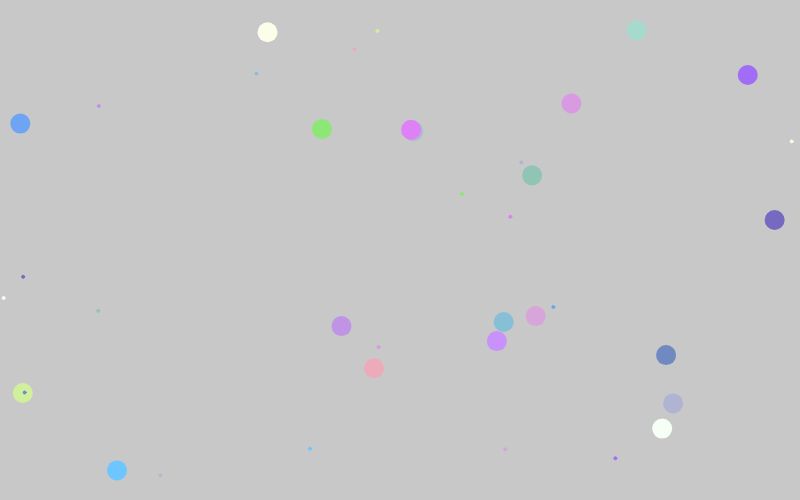
Frame 1 (no input)
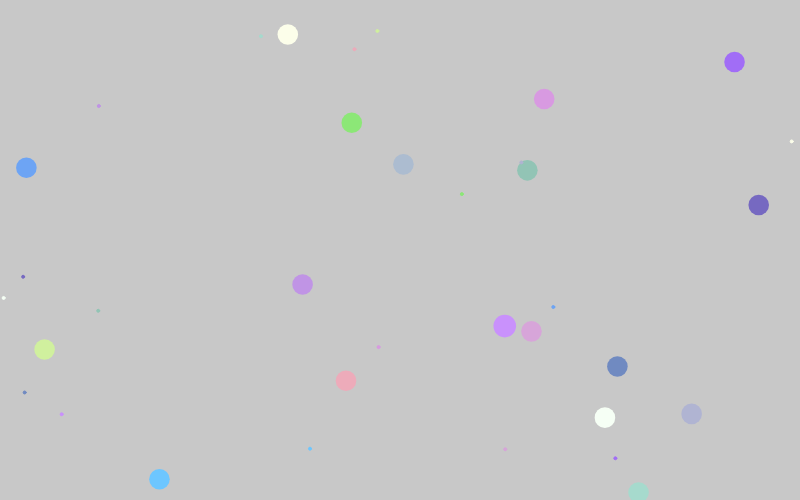
Frame 60 (no input)
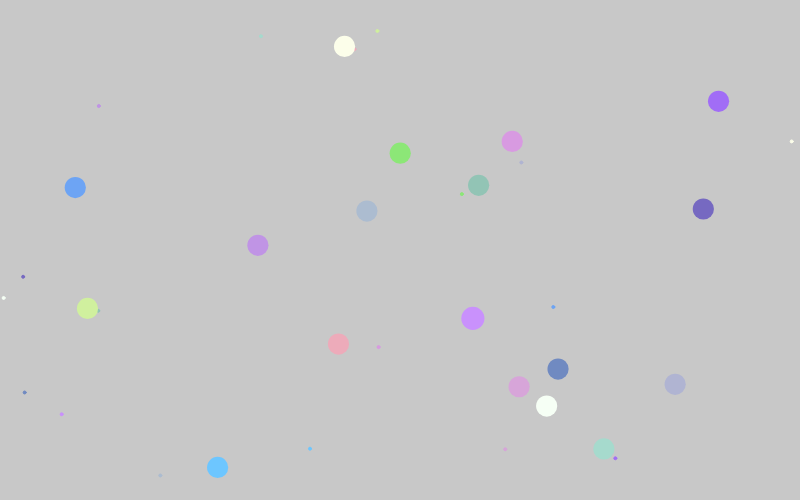
Frame 120 (the mouse pressed at the canvas centre since frame 60)

The p5.js sketch that drew these frames (run headless with seeded random() and noise() and a simulated clock; from frame 60 on, the mouse is pressed at the canvas centre):

// p5.js sketch
// ── sketch.js
// Dan Shipman's Coding Challenges
// 6 Mitosis
// Replicated the mitosis then added steering with drawing to the target
// learned radius is really diameter
//
/***** ***** ***** ***** ***** ***** ***** ***** ***** *****/

var cells;
const dbgLines = false;
const gCellsInit = 20;
const gVel = 0.99; // max velocity
const gAcc = 0.015; // max accelleration
const gRadMax  = 40;
const gRadInit = 20; 

/***** ***** ***** ***** ***** ***** ***** ***** ***** *****/

class Cell {
  constructor (pos, r, c) {
    if (pos) {
      this.pos = pos.copy();
    }
    else {
      this.pos = createVector(random(width), random(height));
    }
    this.c = c || color(random(100,255), random(100,255), random(100,255));
    this.r = r || gRadInit;
    this.vel = createVector(random(-gVel,gVel), random(-gVel,gVel));
    this.acc = createVector(random(-gAcc,gAcc), random(-gAcc,gAcc));
    this.target = createVector(random(width), random(height));
  }
  applyForce(force) {
    this.acc.add(force);
    this.acc.limit(gAcc);
    // add limiters
  }
  seekTarget() {
    let desired = p5.Vector.sub(this.target, this.pos);
    desired.setMag(gVel);
    let steer = p5.Vector.sub(desired, this.vel);
    this.applyForce(steer);
  }
  updateTarget() {
    let taxi = abs(this.target.x-this.pos.x) + abs(this.target.y - this.pos.y);
    if ((taxi*2) < this.r) {
      this.target = createVector(random(width), random(height));
    }
  }
  update() {
    // move
    this.pos.add(this.vel);
    this.seekTarget();
    this.updateTarget();

    // edges
    if (this.pos.x < 0) { this.pos.x += width; }
    if (this.pos.x > width) { this.pos.x -= width; }
    if (this.pos.y < 0) { this.pos.y += height; }
    if (this.pos.y > height) { this.pos.y -= height; }

    // accelerate
    this.vel.add(this.acc);
    this.vel.limit(gVel);

    //this.acc = createVector(random(-gAcc,gAcc), random(-gAcc,gAcc));

    // grow
    if (this.r < 40) { this.r += 0.01; }
  }
  isHit(x,y) {
    return (x > (this.pos.x-this.r) && x < (this.pos.x+this.r)) && 
           (y > (this.pos.y-this.r) && y < (this.pos.y+this.r));
  }
  mitosis() {
    var next = new Cell(this.pos, this.r*0.8, this.c);
    next.pos.x += random(-this.r,this.r)
    next.pos.y += random(-this.r,this.r)
    next.c = color(red(this.c)+random(-20,20),green(this.c)+random(-20,20),blue(this.c)+random(-20,20));
    return next;
  }
  isOverlap(other) { // check if this and other overlap
    if (this.pos.dist(other.pos) <= ((this.r + other.r)/2)) {
      return true;
    }
    return false;
  }
  show() {
    noStroke();
    fill(this.c);
    circle(this.pos.x, this.pos.y, this.r);
    stroke(this.c)
    if (dbgLines) {
      line(this.pos.x, this.pos.y, this.target.x, this.target.y);
    }
    circle(this.target.x, this.target.y, 3);
  }
}

/***** ***** ***** ***** ***** ***** ***** ***** ***** *****/
function keyPressed() { if (key == "g") { ; } }

function mousePressed() {
  /***
  for (var n=cells.length-1; n >= 0; n--) {
    if (cells[n].isHit(mouseX, mouseY)) {
      cells.push(cells[n].mitosis());
      cells.push(cells[n].mitosis());
      cells.splice(n,1);
    }
  }
  ***/
}

function setup() {
  createCanvas(800, 500);
  cells = [];
  for (var j=0; j < gCellsInit; j++) {
    cells.push(new Cell());
  }
}

function draw() {
  background(200);
  for (var n=0; n < cells.length; n++) {
    cells[n].show();
    cells[n].update();
  }

  // check for overlaps
  var battles;
  battles = [];
  for (var i=0; i < cells.length; i++) {
    for (var j=i+1; j < cells.length; j++) {
      if (cells[i].isOverlap(cells[j])) {
        battles.push([i, j])
      }
    }
  }
  if (battles.length > 0) {
    //print (battles.length, battles);
    for (var n=0; n < battles.length; n++) {
      battle(battles[n][0], battles[n][1]);
    }
  }
}

function battle(i, j) { // battle between two 
  let c1 = cells[i].c;
  let c2 = cells[j].c;
  let s1 = red(c1)+green(c1)+blue(c1);
  let s2 = red(c2)+green(c2)+blue(c2);
  let keep, del;
  if (s1 > s2) { keep = i; del = j; }
  else { keep = j; del = i; }

  cells[keep].r *= 1.1;
  cells[keep].r = constrain(cells[keep].r, gRadInit, gRadMax);
  cells.splice(j,1);
}
